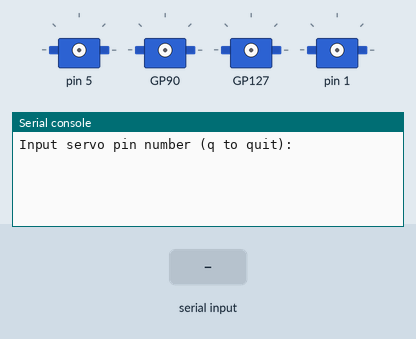
The program below on a simulated MicroPython board. Parts: 4 × servo, the last lines printed to the serial console. Inputs (shaded band) come from the test bench.

Above: at 1.2 s.
1.3 s: "5" typed at the serial console, then Enter
At 2.1 s:
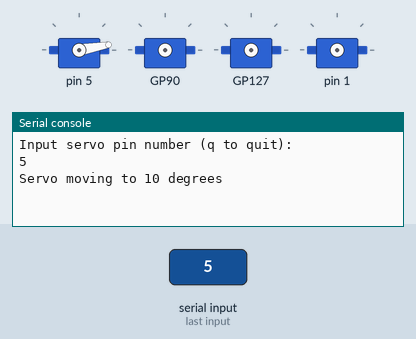
2.8 s: "90" typed at the serial console, then Enter
At 3.7 s:
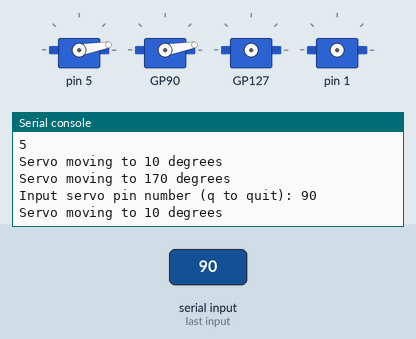
4.8 s: "200" typed at the serial console, then Enter
At 6.1 s:
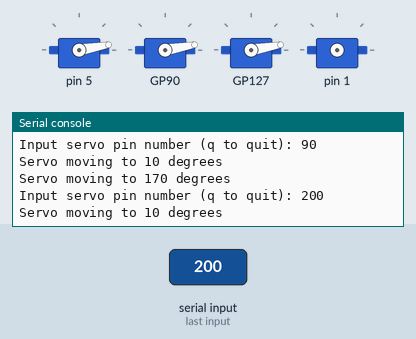
6.8 s: "1" typed at the serial console, then Enter
At 8.1 s:
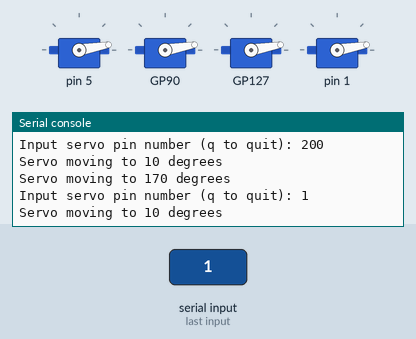

The program:

servo_test.py
```python
#
# servo_test
#
# Version: 1.00
# Date: 2025-05-31
# Author: Sam Linton
#
from servo import Servo
from time import sleep

angle0: int = 10
angle1: int = 170

while True:
    answer: str = input('Input servo pin number (q to quit): ')
    if answer == 'q':
        break
    pin = int(answer)
    servo = Servo(pin)
    print(f'Servo moving to {angle0} degrees')
    servo.write(angle0)
    sleep(1)
    print(f'Servo moving to {angle1} degrees')
    servo.write(angle0)
    sleep(1)
print('Test concluded.')
```

Measured:
- after the input at 1.3 s, the serial console: prints a new line at once (image 1)
- after the input at 2.8 s, the serial console: prints a new line after 0.50 s (image 2)
- after the input at 4.8 s, the serial console: prints a new line after 0.50 s (image 3)
- after the input at 6.8 s, the serial console: prints a new line after 0.50 s (image 4)
